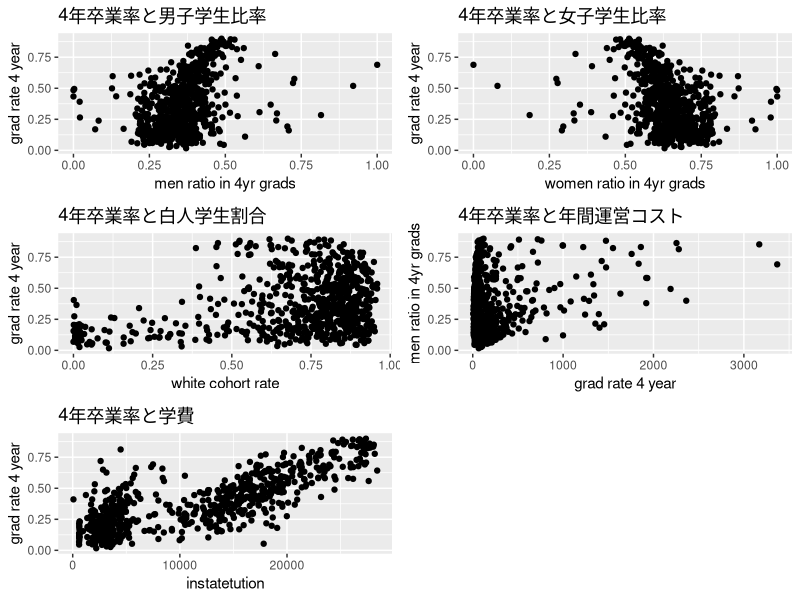

Write R code to recreate this figure.
install.packages(dplyr)
library(dplyr)
install.packages(readr)
library(readr)
install.packages(gridExtra)
library(gridExtra)
install.packages(ggplot2)
library(ggplot2)

intermediate_data <- read.csv(
    "./problemset2_based/01_data/raw/master.csv",
    fileEncoding = "UTF-8",
    stringsAsFactors=FALSE,
) |>  group_by(
    unitid
) |>summarize(
    mean_gradrate_4yr = mean(gradrate4yr, na.rm = TRUE),
    mean_men_ratio_in_4yrgrads = mean(m_4yrgrads / tot4yrgrads, na.rm = TRUE),
    mean_women_ratio_in_4yrgrads = mean(w_4yrgrads / tot4yrgrads, na.rm = TRUE),
    mean_white_cohort_rate = mean(per_white_cohort, na.rm = TRUE),
    mean_costs = mean(costs, na.rm = TRUE),
    mean_instatetuition = mean(instatetuition, na.rm = TRUE),
)  

plot <- function(data, x, y, title, x_label, y_label) {
    enq_x = rlang::enquo(x)
    enq_y = rlang::enquo(y)
  
    ggplot2::ggplot(
        data,
        aes(x = !!enq_x, y = !!enq_y)
    ) +
        geom_point() +
        labs(title = title, x = x_label, y = y_label) 
}

plot_men_ratio <- plot(
    intermediate_data, 
    mean_men_ratio_in_4yrgrads, 
    mean_gradrate_4yr,
    "4年卒業率と男子学生比率",
    "men ratio in 4yr grads",
    "grad rate 4 year"
)

plot_women_ratio <- plot(
    intermediate_data, 
    mean_women_ratio_in_4yrgrads, 
    mean_gradrate_4yr,
    "4年卒業率と女子学生比率",
    "women ratio in 4yr grads",
    "grad rate 4 year"
)

plot_white_cohort_rate <- plot(
    intermediate_data, 
    mean_white_cohort_rate, 
    mean_gradrate_4yr,
    "4年卒業率と白人学生割合",
    "white cohort rate",
    "grad rate 4 year"
)

plot_costs <- plot(
    intermediate_data, 
    mean_costs, 
    mean_gradrate_4yr,
    "4年卒業率と年間運営コスト",
    "grad rate 4 year",
    "men ratio in 4yr grads"
)

plot_instatetution <- plot(
    intermediate_data, 
    mean_instatetuition, 
    mean_gradrate_4yr,
    "4年卒業率と学費",
    "instatetution",
    "grad rate 4 year"
)

scatter_plots <- gridExtra::grid.arrange(
    plot_men_ratio,
    plot_women_ratio,
    plot_white_cohort_rate,
    plot_costs,
    plot_instatetution
)

ggsave(
    filename = "scatter_plots.png",
    plot = scatter_plots,
    path = "./problemset2_based/02_analysis/output",
    device = "png",
    width = 10,
    height = 18,
    dpi = 330
)
